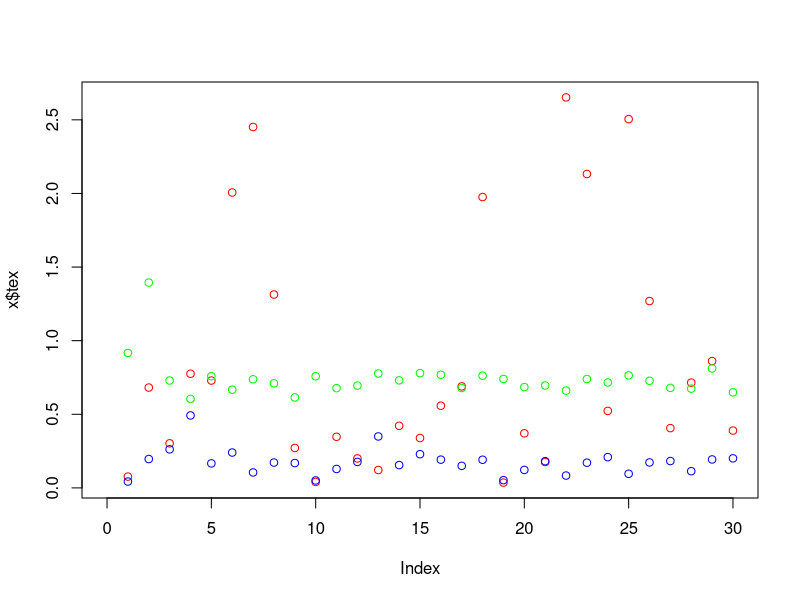

This figure's R source:
## ---- chunk 1
x <- read.table("uo_nn_batch_230580-158096.csv",header = TRUE,sep = ";")
x
## ---- chunk 2
plot(x$tex,type = "n",xlim = c(0,30))
colors <- c("red","blue","green")
isd <-  c(1,3,7)
for(i in 1:3){
    points(x$tex[x$isd == isd[i]],col = colors[i])
}

## ---- chunk 3
mean = c(0:9)
for(i in 0:9){
    mean[i+1] = mean(x$te_acc[x$num_target == i])
}
mean
